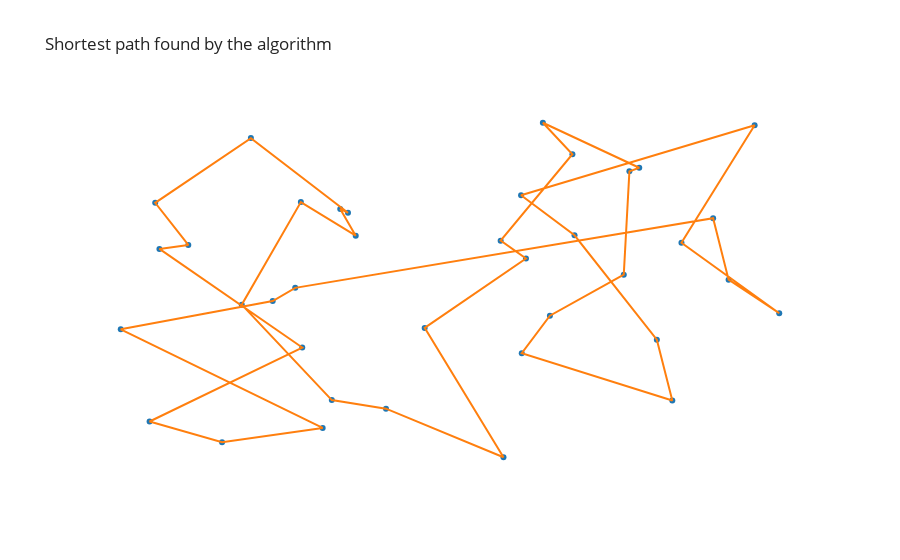

Notebook code for this chart:
### Markdown cell above
### Lancement du test et affichage du chemin parcouru

### Code cell
# Initialisation du dataframe
data = init_random_df(nombre_de_villes)

# Initialisation de la matrice des distances relatives
mat_distance = matrice_distance(data)

if choix_algo == 0:
    chemin_initial,_,_ = src.algo_proche_voisin.plus_proche_voisin(
        mat_distance)

    # Lancement de l'algorithme 2-opt
    df_res,_ = src.algo_2_opt.main(
        mat_distance, chemin_initial)
elif choix_algo == 1:
    # Lancement de l'algorithme plus proche voisin
    df_res,_ = src.algo_proche_voisin.main(mat_distance)
elif choix_algo == 2:
     # Lancement de l'algorithme génétique
    df_res = src.algo_genetique.main(data, mat_distance)
else: 
    #Lancement de l'algorithme de kohonen
    df_res,_ = src.algo_kohonen.main(data, mat_distance) 

# La solution trouvée par l'algo choisi
affichage(df_res, data).show()

### Figure 1 — Plotly figure (JSON) as saved in the notebook; plotly's stock layout.template omitted (floating-point values rounded to 4 significant figures)
{"data": [{"hovertemplate": "x=%{x}<br>y=%{y}<extra></extra>", "legendgroup": "", "marker": {"color": "#1F77B4", "symbol": "circle"}, "mode": "markers", "name": "", "orientation": "v", "showlegend": false, "type": "scatter", "x": [256, 645, 96, 936, 49, 576, 323, 610, 144, 842, 569, 762, 715, 172, 784, 864, 258, 737, 723, 334, 248, 41, 300, 642, 312, 600, 544, 540, 55, 216, 432, 570, 0, 185, 901, 377, 287, 797], "xaxis": "x", "y": [720, 627, 600, 409, 718, 562, 690, 402, 48, 675, 739, 335, 517, 433, 165, 503, 313, 816, 806, 626, 480, 106, 166, 854, 701, 942, 6, 612, 589, 443, 368, 297, 364, 899, 935, 142, 88, 606], "yaxis": "y"}, {"mode": "lines", "showlegend": false, "type": "scatter", "x": [936, 864, 842, 248, 216, 0, 287, 144, 41, 258, 55, 96, 49, 185, 323, 312, 334, 256, 172, 300, 377, 544, 432, 576, 540, 642, 600, 737, 723, 715, 610, 570, 784, 762, 645, 569, 901, 797, 936], "y": [409, 503, 675, 480, 443, 364, 88, 48, 106, 313, 589, 600, 718, 899, 690, 701, 626, 720, 433, 166, 142, 6, 368, 562, 612, 854, 942, 816, 806, 517, 402, 297, 165, 335, 627, 739, 935, 606, 409]}], "layout": {"legend": {"tracegroupgap": 0}, "title": {"text": "Shortest path found by the algorithm"}, "xaxis": {"anchor": "y", "domain": [0, 1], "title": {"text": "x"}, "visible": false, "zeroline": false}, "yaxis": {"anchor": "x", "domain": [0, 1], "title": {"text": "y"}, "visible": false, "zeroline": false}}}
